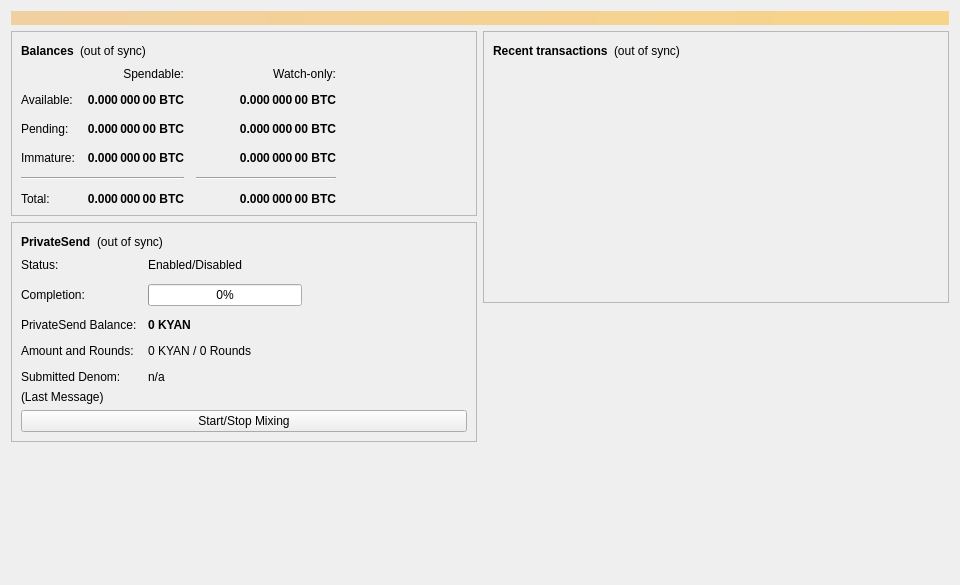
<?xml version="1.0" encoding="UTF-8"?>
<ui version="4.0">
 <class>OverviewPage</class>
 <widget class="QWidget" name="OverviewPage">
  <property name="geometry">
   <rect>
    <x>0</x>
    <y>0</y>
    <width>960</width>
    <height>585</height>
   </rect>
  </property>
  <property name="minimumSize">
   <size>
    <width>960</width>
    <height>0</height>
   </size>
  </property>
  <property name="windowTitle">
   <string>Form</string>
  </property>
  <layout class="QVBoxLayout" name="topLayout">
   <item>
    <widget class="QLabel" name="labelAlerts">
     <property name="visible">
      <bool>false</bool>
     </property>
     <property name="styleSheet">
      <string notr="true">QLabel { background-color: qlineargradient(x1: 0, y1: 0, x2: 1, y2: 0, stop:0 #F0D0A0, stop:1 #F8D488); color:#000000; }</string>
     </property>
     <property name="wordWrap">
      <bool>true</bool>
     </property>
     <property name="margin">
      <number>3</number>
     </property>
     <property name="textInteractionFlags">
      <set>Qt::TextSelectableByMouse</set>
     </property>
    </widget>
   </item>
   <item>
    <layout class="QHBoxLayout" name="horizontalLayout" stretch="1,1">
     <item>
      <layout class="QVBoxLayout" name="verticalLayout_2">
       <item>
        <widget class="QFrame" name="frame">
         <property name="frameShape">
          <enum>QFrame::StyledPanel</enum>
         </property>
         <property name="frameShadow">
          <enum>QFrame::Raised</enum>
         </property>
         <layout class="QVBoxLayout" name="verticalLayout_4">
          <item>
           <layout class="QHBoxLayout" name="horizontalLayout_4">
            <item>
             <widget class="QLabel" name="label_5">
              <property name="font">
               <font>
                <weight>75</weight>
                <bold>true</bold>
               </font>
              </property>
              <property name="text">
               <string>Balances</string>
              </property>
             </widget>
            </item>
            <item>
             <widget class="QLabel" name="labelWalletStatus">
              <property name="toolTip">
               <string>The displayed information may be out of date. Your wallet automatically synchronizes with the Kyan network after a connection is established, but this process has not completed yet.</string>
              </property>
              <property name="text">
               <string notr="true">(out of sync)</string>
              </property>
              <property name="alignment">
               <set>Qt::AlignLeading|Qt::AlignLeft|Qt::AlignVCenter</set>
              </property>
             </widget>
            </item>
            <item>
             <spacer name="horizontalSpacer_3">
              <property name="orientation">
               <enum>Qt::Horizontal</enum>
              </property>
              <property name="sizeHint" stdset="0">
               <size>
                <width>40</width>
                <height>20</height>
               </size>
              </property>
             </spacer>
            </item>
           </layout>
          </item>
          <item>
           <layout class="QGridLayout" name="gridLayout">
            <property name="spacing">
             <number>12</number>
            </property>
            <item row="2" column="2">
             <widget class="QLabel" name="labelWatchPending">
              <property name="font">
               <font>
                <weight>75</weight>
                <bold>true</bold>
               </font>
              </property>
              <property name="cursor">
               <cursorShape>IBeamCursor</cursorShape>
              </property>
              <property name="toolTip">
               <string>Unconfirmed transactions to watch-only addresses</string>
              </property>
              <property name="text">
               <string notr="true">0.000 000 00 BTC</string>
              </property>
              <property name="alignment">
               <set>Qt::AlignRight|Qt::AlignTrailing|Qt::AlignVCenter</set>
              </property>
              <property name="textInteractionFlags">
               <set>Qt::LinksAccessibleByMouse|Qt::TextSelectableByKeyboard|Qt::TextSelectableByMouse</set>
              </property>
             </widget>
            </item>
            <item row="2" column="1">
             <widget class="QLabel" name="labelUnconfirmed">
              <property name="font">
               <font>
                <weight>75</weight>
                <bold>true</bold>
               </font>
              </property>
              <property name="cursor">
               <cursorShape>IBeamCursor</cursorShape>
              </property>
              <property name="toolTip">
               <string>Total of transactions that have yet to be confirmed, and do not yet count toward the spendable balance</string>
              </property>
              <property name="text">
               <string notr="true">0.000 000 00 BTC</string>
              </property>
              <property name="alignment">
               <set>Qt::AlignRight|Qt::AlignTrailing|Qt::AlignVCenter</set>
              </property>
              <property name="textInteractionFlags">
               <set>Qt::LinksAccessibleByMouse|Qt::TextSelectableByKeyboard|Qt::TextSelectableByMouse</set>
              </property>
             </widget>
            </item>
            <item row="3" column="2">
             <widget class="QLabel" name="labelWatchImmature">
              <property name="font">
               <font>
                <weight>75</weight>
                <bold>true</bold>
               </font>
              </property>
              <property name="cursor">
               <cursorShape>IBeamCursor</cursorShape>
              </property>
              <property name="toolTip">
               <string>Mined balance in watch-only addresses that has not yet matured</string>
              </property>
              <property name="text">
               <string notr="true">0.000 000 00 BTC</string>
              </property>
              <property name="alignment">
               <set>Qt::AlignRight|Qt::AlignTrailing|Qt::AlignVCenter</set>
              </property>
              <property name="textInteractionFlags">
               <set>Qt::LinksAccessibleByMouse|Qt::TextSelectableByKeyboard|Qt::TextSelectableByMouse</set>
              </property>
             </widget>
            </item>
            <item row="4" column="0" colspan="2">
             <widget class="Line" name="lineSpendableBalance">
              <property name="orientation">
               <enum>Qt::Horizontal</enum>
              </property>
             </widget>
            </item>
            <item row="4" column="2">
             <widget class="Line" name="lineWatchBalance">
              <property name="sizePolicy">
               <sizepolicy hsizetype="Preferred" vsizetype="Fixed">
                <horstretch>0</horstretch>
                <verstretch>0</verstretch>
               </sizepolicy>
              </property>
              <property name="minimumSize">
               <size>
                <width>140</width>
                <height>0</height>
               </size>
              </property>
              <property name="orientation">
               <enum>Qt::Horizontal</enum>
              </property>
             </widget>
            </item>
            <item row="5" column="0">
             <widget class="QLabel" name="labelTotalText">
              <property name="text">
               <string>Total:</string>
              </property>
             </widget>
            </item>
            <item row="3" column="1">
             <widget class="QLabel" name="labelImmature">
              <property name="font">
               <font>
                <weight>75</weight>
                <bold>true</bold>
               </font>
              </property>
              <property name="cursor">
               <cursorShape>IBeamCursor</cursorShape>
              </property>
              <property name="toolTip">
               <string>Mined balance that has not yet matured</string>
              </property>
              <property name="text">
               <string notr="true">0.000 000 00 BTC</string>
              </property>
              <property name="alignment">
               <set>Qt::AlignRight|Qt::AlignTrailing|Qt::AlignVCenter</set>
              </property>
              <property name="textInteractionFlags">
               <set>Qt::LinksAccessibleByMouse|Qt::TextSelectableByKeyboard|Qt::TextSelectableByMouse</set>
              </property>
             </widget>
            </item>
            <item row="2" column="3">
             <spacer name="horizontalSpacer_2">
              <property name="orientation">
               <enum>Qt::Horizontal</enum>
              </property>
              <property name="sizeHint" stdset="0">
               <size>
                <width>40</width>
                <height>20</height>
               </size>
              </property>
             </spacer>
            </item>
            <item row="3" column="0">
             <widget class="QLabel" name="labelImmatureText">
              <property name="text">
               <string>Immature:</string>
              </property>
             </widget>
            </item>
            <item row="5" column="1">
             <widget class="QLabel" name="labelTotal">
              <property name="font">
               <font>
                <weight>75</weight>
                <bold>true</bold>
               </font>
              </property>
              <property name="cursor">
               <cursorShape>IBeamCursor</cursorShape>
              </property>
              <property name="toolTip">
               <string>Your current total balance</string>
              </property>
              <property name="text">
               <string notr="true">0.000 000 00 BTC</string>
              </property>
              <property name="alignment">
               <set>Qt::AlignRight|Qt::AlignTrailing|Qt::AlignVCenter</set>
              </property>
              <property name="textInteractionFlags">
               <set>Qt::LinksAccessibleByMouse|Qt::TextSelectableByKeyboard|Qt::TextSelectableByMouse</set>
              </property>
             </widget>
            </item>
            <item row="5" column="2">
             <widget class="QLabel" name="labelWatchTotal">
              <property name="font">
               <font>
                <weight>75</weight>
                <bold>true</bold>
               </font>
              </property>
              <property name="cursor">
               <cursorShape>IBeamCursor</cursorShape>
              </property>
              <property name="toolTip">
               <string>Current total balance in watch-only addresses</string>
              </property>
              <property name="text">
               <string notr="true">0.000 000 00 BTC</string>
              </property>
              <property name="alignment">
               <set>Qt::AlignRight|Qt::AlignTrailing|Qt::AlignVCenter</set>
              </property>
              <property name="textInteractionFlags">
               <set>Qt::LinksAccessibleByMouse|Qt::TextSelectableByKeyboard|Qt::TextSelectableByMouse</set>
              </property>
             </widget>
            </item>
            <item row="0" column="2">
             <widget class="QLabel" name="labelWatchonly">
              <property name="text">
               <string>Watch-only:</string>
              </property>
              <property name="alignment">
               <set>Qt::AlignRight|Qt::AlignTrailing|Qt::AlignVCenter</set>
              </property>
             </widget>
            </item>
            <item row="1" column="0">
             <widget class="QLabel" name="labelBalanceText">
              <property name="text">
               <string>Available:</string>
              </property>
             </widget>
            </item>
            <item row="1" column="1">
             <widget class="QLabel" name="labelBalance">
              <property name="font">
               <font>
                <weight>75</weight>
                <bold>true</bold>
               </font>
              </property>
              <property name="cursor">
               <cursorShape>IBeamCursor</cursorShape>
              </property>
              <property name="toolTip">
               <string>Your current spendable balance</string>
              </property>
              <property name="text">
               <string notr="true">0.000 000 00 BTC</string>
              </property>
              <property name="alignment">
               <set>Qt::AlignRight|Qt::AlignTrailing|Qt::AlignVCenter</set>
              </property>
              <property name="textInteractionFlags">
               <set>Qt::LinksAccessibleByMouse|Qt::TextSelectableByKeyboard|Qt::TextSelectableByMouse</set>
              </property>
             </widget>
            </item>
            <item row="1" column="2">
             <widget class="QLabel" name="labelWatchAvailable">
              <property name="font">
               <font>
                <weight>75</weight>
                <bold>true</bold>
               </font>
              </property>
              <property name="cursor">
               <cursorShape>IBeamCursor</cursorShape>
              </property>
              <property name="toolTip">
               <string>Your current balance in watch-only addresses</string>
              </property>
              <property name="text">
               <string notr="true">0.000 000 00 BTC</string>
              </property>
              <property name="alignment">
               <set>Qt::AlignRight|Qt::AlignTrailing|Qt::AlignVCenter</set>
              </property>
              <property name="textInteractionFlags">
               <set>Qt::LinksAccessibleByMouse|Qt::TextSelectableByKeyboard|Qt::TextSelectableByMouse</set>
              </property>
             </widget>
            </item>
            <item row="2" column="0">
             <widget class="QLabel" name="labelPendingText">
              <property name="text">
               <string>Pending:</string>
              </property>
             </widget>
            </item>
            <item row="0" column="1">
             <widget class="QLabel" name="labelSpendable">
              <property name="text">
               <string>Spendable:</string>
              </property>
              <property name="alignment">
               <set>Qt::AlignRight|Qt::AlignTrailing|Qt::AlignVCenter</set>
              </property>
             </widget>
            </item>
           </layout>
          </item>
         </layout>
        </widget>
       </item>
       <item>
        <widget class="QFrame" name="framePrivateSend">
         <property name="layoutDirection">
          <enum>Qt::LeftToRight</enum>
         </property>
         <property name="frameShape">
          <enum>QFrame::StyledPanel</enum>
         </property>
         <property name="frameShadow">
          <enum>QFrame::Raised</enum>
         </property>
         <layout class="QVBoxLayout" name="VerticalLayout_PS1">
          <item>
           <layout class="QHBoxLayout" name="horizontalLayout_5">
            <item>
             <widget class="QLabel" name="labelPrivateSendHeader">
              <property name="font">
               <font>
                <weight>75</weight>
                <bold>true</bold>
               </font>
              </property>
              <property name="text">
               <string>PrivateSend</string>
              </property>
             </widget>
            </item>
            <item>
             <widget class="QLabel" name="labelPrivateSendSyncStatus">
              <property name="toolTip">
               <string>The displayed information may be out of date. Your wallet automatically synchronizes with the Kyan network after a connection is established, but this process has not completed yet.</string>
              </property>
              <property name="text">
               <string notr="true">(out of sync)</string>
              </property>
              <property name="alignment">
               <set>Qt::AlignLeading|Qt::AlignLeft|Qt::AlignVCenter</set>
              </property>
             </widget>
            </item>
            <item>
             <spacer name="horizontalSpacer_4">
              <property name="orientation">
               <enum>Qt::Horizontal</enum>
              </property>
              <property name="sizeHint" stdset="0">
               <size>
                <width>40</width>
                <height>20</height>
               </size>
              </property>
             </spacer>
            </item>
           </layout>
          </item>
          <item>
           <layout class="QFormLayout" name="privateSendFormLayout">
            <property name="fieldGrowthPolicy">
             <enum>QFormLayout::AllNonFixedFieldsGrow</enum>
            </property>
            <property name="horizontalSpacing">
             <number>11</number>
            </property>
            <property name="verticalSpacing">
             <number>12</number>
            </property>
            <item row="0" column="0">
             <widget class="QLabel" name="labelPrivateSendEnabledText">
              <property name="text">
               <string>Status:</string>
              </property>
             </widget>
            </item>
            <item row="0" column="1">
             <widget class="QLabel" name="labelPrivateSendEnabled">
              <property name="text">
               <string>Enabled/Disabled</string>
              </property>
             </widget>
            </item>
            <item row="1" column="0">
             <widget class="QLabel" name="labelCompletitionText">
              <property name="text">
               <string>Completion:</string>
              </property>
             </widget>
            </item>
            <item row="1" column="1">
             <widget class="QProgressBar" name="privateSendProgress">
              <property name="maximumSize">
               <size>
                <width>154</width>
                <height>16777215</height>
               </size>
              </property>
              <property name="value">
               <number>0</number>
              </property>
             </widget>
            </item>
            <item row="2" column="0">
             <widget class="QLabel" name="labelAnonymizedText">
              <property name="text">
               <string>PrivateSend Balance:</string>
              </property>
             </widget>
            </item>
            <item row="2" column="1">
             <widget class="QLabel" name="labelAnonymized">
              <property name="font">
               <font>
                <weight>75</weight>
                <bold>true</bold>
               </font>
              </property>
              <property name="text">
               <string notr="true">0 KYAN</string>
              </property>
             </widget>
            </item>
            <item row="3" column="0">
             <widget class="QLabel" name="labelAmountAndRoundsText">
              <property name="text">
               <string>Amount and Rounds:</string>
              </property>
             </widget>
            </item>
            <item row="3" column="1">
             <widget class="QLabel" name="labelAmountRounds">
              <property name="text">
               <string>0 KYAN / 0 Rounds</string>
              </property>
             </widget>
            </item>
            <item row="4" column="0">
             <widget class="QLabel" name="labelSubmittedDenomText">
              <property name="text">
               <string>Submitted Denom:</string>
              </property>
             </widget>
            </item>
            <item row="4" column="1">
             <widget class="QLabel" name="labelSubmittedDenom">
              <property name="toolTip">
               <string>The denominations you submitted to the Masternode.&lt;br&gt;To mix, other users must submit the exact same denominations.</string>
              </property>
              <property name="text">
               <string>n/a</string>
              </property>
             </widget>
            </item>
           </layout>
          </item>
          <item>
           <layout class="QVBoxLayout" name="VerticalLayout_PS">
            <item>
             <widget class="QLabel" name="labelPrivateSendLastMessage">
              <property name="text">
               <string>(Last Message)</string>
              </property>
              <property name="alignment">
               <set>Qt::AlignLeading|Qt::AlignLeft|Qt::AlignTop</set>
              </property>
              <property name="wordWrap">
               <bool>true</bool>
              </property>
             </widget>
            </item>
            <item>
             <widget class="QPushButton" name="togglePrivateSend">
              <property name="sizePolicy">
               <sizepolicy hsizetype="MinimumExpanding" vsizetype="Fixed">
                <horstretch>0</horstretch>
                <verstretch>0</verstretch>
               </sizepolicy>
              </property>
              <property name="text">
               <string>Start/Stop Mixing</string>
              </property>
             </widget>
            </item>
           </layout>
          </item>
         </layout>
        </widget>
       </item>
       <item>
        <spacer name="verticalSpacer">
         <property name="orientation">
          <enum>Qt::Vertical</enum>
         </property>
         <property name="sizeHint" stdset="0">
          <size>
           <width>20</width>
           <height>40</height>
          </size>
         </property>
        </spacer>
       </item>
      </layout>
     </item>
     <item>
      <layout class="QVBoxLayout" name="verticalLayout_3">
       <item>
        <widget class="QFrame" name="frame_2">
         <property name="frameShape">
          <enum>QFrame::StyledPanel</enum>
         </property>
         <property name="frameShadow">
          <enum>QFrame::Raised</enum>
         </property>
         <layout class="QVBoxLayout" name="verticalLayout">
          <item>
           <layout class="QHBoxLayout" name="horizontalLayout_2">
            <item>
             <widget class="QLabel" name="label_4">
              <property name="font">
               <font>
                <weight>75</weight>
                <bold>true</bold>
               </font>
              </property>
              <property name="text">
               <string>Recent transactions</string>
              </property>
             </widget>
            </item>
            <item>
             <widget class="QLabel" name="labelTransactionsStatus">
              <property name="toolTip">
               <string>The displayed information may be out of date. Your wallet automatically synchronizes with the Kyan network after a connection is established, but this process has not completed yet.</string>
              </property>
              <property name="text">
               <string notr="true">(out of sync)</string>
              </property>
              <property name="alignment">
               <set>Qt::AlignLeading|Qt::AlignLeft|Qt::AlignVCenter</set>
              </property>
             </widget>
            </item>
            <item>
             <spacer name="horizontalSpacer">
              <property name="orientation">
               <enum>Qt::Horizontal</enum>
              </property>
              <property name="sizeHint" stdset="0">
               <size>
                <width>40</width>
                <height>20</height>
               </size>
              </property>
             </spacer>
            </item>
           </layout>
          </item>
          <item>
           <widget class="QListView" name="listTransactions">
            <property name="styleSheet">
             <string notr="true">QListView { background: transparent; }</string>
            </property>
            <property name="frameShape">
             <enum>QFrame::NoFrame</enum>
            </property>
            <property name="verticalScrollBarPolicy">
             <enum>Qt::ScrollBarAlwaysOff</enum>
            </property>
            <property name="horizontalScrollBarPolicy">
             <enum>Qt::ScrollBarAlwaysOff</enum>
            </property>
            <property name="selectionMode">
             <enum>QAbstractItemView::NoSelection</enum>
            </property>
           </widget>
          </item>
         </layout>
        </widget>
       </item>
       <item>
        <spacer name="verticalSpacer_2">
         <property name="orientation">
          <enum>Qt::Vertical</enum>
         </property>
         <property name="sizeHint" stdset="0">
          <size>
           <width>20</width>
           <height>40</height>
          </size>
         </property>
        </spacer>
       </item>
      </layout>
     </item>
    </layout>
   </item>
  </layout>
 </widget>
 <resources/>
 <connections/>
</ui>
